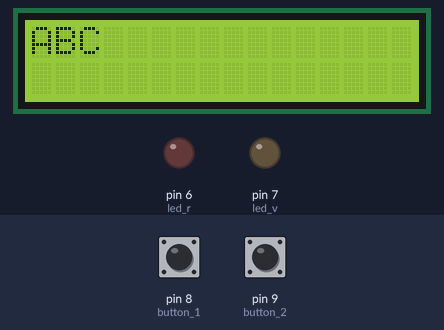
Recording of a sketch running on a simulated Arduino Uno, built with avr-gcc and run on an emulated ATmega328P. On the bench: 16×2 character LCD, output pins drawn as LEDs (lit = HIGH). The inputs (shaded band) are chosen by the test bench; at power-on: pin 8 (button_1) LOW, pin 9 (button_2) HIGH. Random numbers use the default seed unless the sketch sets one.

Above: at 3.2 s.
3.3 s: pin 8 (button_1) pulled HIGH for 1 s
At 6.0 s:
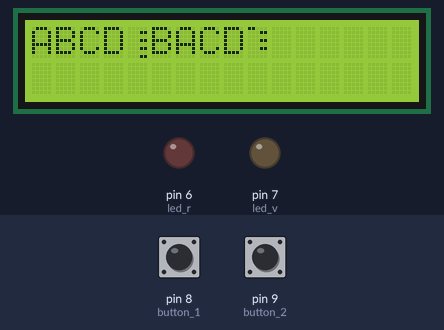
6.2 s: pin 8 (button_1) pulled HIGH for 0.15 s
At 8.2 s:
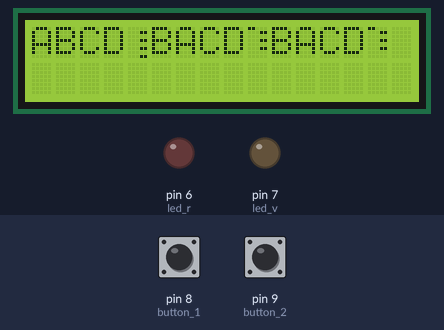
8.6 s: pin 8 (button_1) pulled HIGH for 0.15 s
At 10.3 s:
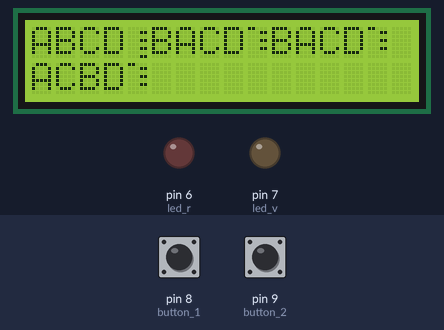
11.0 s: pin 8 (button_1) pulled HIGH for 3.2 s
At 15.4 s:
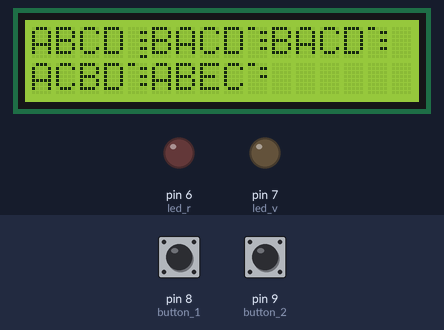
15.7 s: pin 8 (button_1) pulled HIGH for 1 s
At 18.1 s:
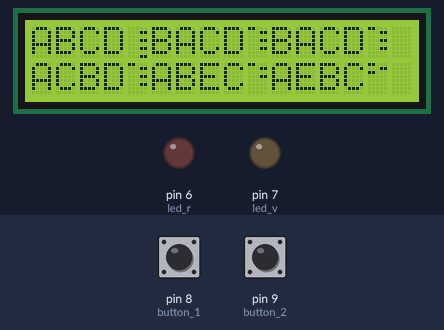
18.3 s: pin 9 (button_2) pulled LOW for 3.2 s
At 21.41 s:
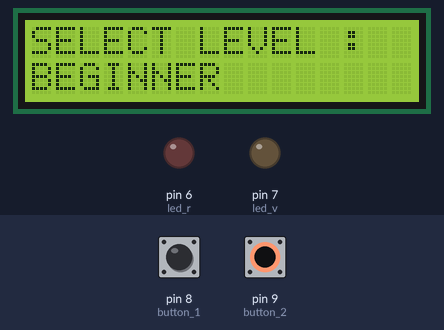
Timing chart, 0 to 22.9 s (numbered marks = the images above; inputs shaded):
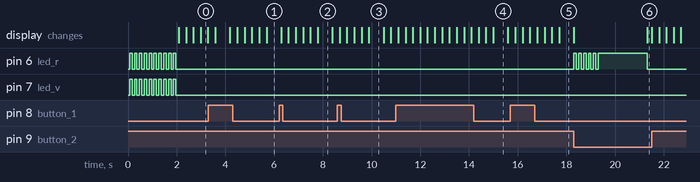

Measured:
- what the display in image 2 shows lasts 0.6 s, from 7.8 s to 8.4 s

The sketch:

Mastermind.ino
```cpp
/**********************************************************
 * ***********************MASTERMIND***********************
 * ********************************************************
 * **                                                    **
 * ###################### Version 2.1 #####################
 * **                                                    **
 * ** Authors:       C.HERAT && P-M.MAGNI                **
 * **                                                    **
 * ** last edit: 06/02/2017                              **
 * *******************************************************/


#include <LiquidCrystal.h>


/**
 * Initialisation de la librairie avec les sorties de l'Arduino utilisées pour l'écran
 * Et declaration des entrées de l'Arduino pour les boutons ainsi que les leds
 */
LiquidCrystal lcd(12, 11, 5, 4, 3, 2);
const int button_1 = 8;
const int button_2 = 9;
const int led_r = 6;
const int led_v = 7;


/**
 * Initialisation de l'Arduino :
 * indiquer a la librairie les "dimensions" de l'écran
 * indiquer le mode de fonctionnement des pins pour les boutons
 * Indiquer le mode de fonctionnement des pins pour les leds
 */
void setup() {
  pinMode(button_1, INPUT);
  pinMode(button_2, INPUT);
  pinMode(led_r, OUTPUT);
  pinMode(led_v, OUTPUT);

  srand(analogRead(0));

  lcd.begin(16, 2);
  lcd.clear();

  DisplayBegin();
}


/**
 * Fonction de réinitialisation du tableau de stockage pour la réponse du joueur
 * @param playerAnswer [tableau de type char] tableau contenant la réponse du
 * joueur
 */
void ResetPlayerAnswer(char *playerAnswer){
      for(int i = 0; i<4; i++){
      playerAnswer[i] = 'A';
    }
}


/**
 * Fonction pour réinitialiser le tableau de stockage de la réponse secrète
 * @param Answer [tableau de type char] contenant la réponse secrète
 */
void ResetAnswer(char *Answer){
      for(int i = 0; i<4; i++){
      Answer[i] = '\0';
    }
}


/**
 * Pour faire les différents affichages avec un texte qui défile du programme,
 * nous avons créé cette fonction qui prend un texte en entrée et l'affiche
 * sur l'écran en le faisant se décaler vers la gauche
 *
 * @param text [chaine de caractères] c'est l texte à afficher.
 */
void ScrollText(char *text){
  int len = strlen(text);

  // set the cursor to (16,0):
  lcd.setCursor(16,0);
  // set the display to automatically scroll:
  lcd.autoscroll();
  for (int i = 0; i < len; i ++) {
    lcd.print(text[i]);
    delay(200);
  }
  lcd.noAutoscroll();
  lcd.clear();
}


/**
 * Permet de faire clignoter un texte sur l'écran lcd.
 *
 * @param text [chaine de caractère à faire clignoter
 */
void BlinkLcd(char *text){
  lcd.write(text);
  for(int i = 0; i<4 ; i++){
    // Turn off the display:
    lcd.noDisplay();
    delay(300);
    // Turn on the display:
    lcd.display();
    delay(200);
  }
  //lcd.clear();
}


/**
 * Permet de faire clignoter les leds au lancement du jeu
 *
 * @param flash_num   [int] indique le nombre de clignotement
 * @param flash_speed [int] indique la vitesse de clignotement
 */
void BlinkLed(int flash_num, int flash_speed){
  for(int i = 0; i<flash_num; i++){
    digitalWrite(led_r, HIGH);
    digitalWrite(led_v, HIGH);
    delay(flash_speed);
    digitalWrite(led_r, LOW);
    digitalWrite(led_v, LOW);
    delay(flash_speed);
  }
}


/**
 * Permet de faire clignoter de façon particulière les leds lors des défaites ou
 * des victoires
 *
 * @param led         [int] définit la led a faire clignoter
 * @param flash_speed [int] définit la vitesse de clignotement
 * @param flash_num   [int] définit le nombre de clignotement
 */
void LedAnswer(int led, int flash_speed, int flash_num){
    for(int i=0; i<flash_num; i++){
      digitalWrite(led,HIGH);
      delay(flash_speed);
      digitalWrite(led,LOW);
      delay(flash_speed);
      digitalWrite(led,HIGH);

    }
}


/**
 * Affichage de présentation du jeu
 */
void DisplayBegin(){
  // Print a message to the LCD.
  lcd.setCursor(3,0);
  lcd.print("MasterMind");
  lcd.setCursor(6, 1);
  lcd.print("v2.1");
  BlinkLed(10, 100);
  lcd.clear();
}


/**
 * [Affiche un ecran avec la réponse et si on a gagné ou perdu]
 * @param win          [si gagné ou perdu]
 * @param secretAnswer [Réponse secrète]
 */
void DisplayEnd(int win, char *secretAnswer){
  //define if we won or loss and display a correct sentence
  if(win) {
    char *text = "CONGRATULATIONS YOU WIN!";
    char *text2 = "CONGRATULATIONS!";
    ScrollText(text);
    BlinkLcd(text2);
  }
  else{
    lcd.clear();
    lcd.setCursor(3,0);
    lcd.print("GAME  OVER");
  }
  //print the answer on the lcd screen
  lcd.setCursor(0,1);
  lcd.print("Answer was: ");
  lcd.write(secretAnswer);
  //delay(4000);
}


/**
 * affichage du menu de choix de niveau
 * @return  [numero du niveau]
 */
int MenuDisplay(void){
  char *levels[5]={"BEGINNER","NORMAL","TEACHER","HARD","42"};

  int input = 0;
  lcd.clear();
  lcd.home();
  lcd.write("SELECT LEVEL :");
  lcd.setCursor(0,1);
  lcd.print(levels[input]);

  for(;;){
    if(GetButtons()==1){
      lcd.clear();
      lcd.home();
      lcd.write("SELECT LEVEL :");
      lcd.setCursor(0,1);

      input = (input+=1)%5;
      lcd.print(levels[input]);
    }
    if(GetButtons()==2){
      return input;
    }
    delay(300);
  }
}


/**
 * Fonction d'acquisition de l'état des boutons
 * On attend que l'utilisateur appuie sur un bouton et lorsqu'il le fait on retourne le chiffre correspondant
 *
 * @switchState [int] est une variable qui nous sert a stocker le numero du bouton allumé.
 * @return un entier qui correspond au bouton qui est allumé
 */
int GetButtons(){
  while((digitalRead(button_1) != HIGH) && (digitalRead(button_2) != HIGH) ){}
  if (digitalRead(button_1) == HIGH)
    return 1;

  if (digitalRead(button_2) == HIGH)
    return 2;

  else
    return 0;
}


/**
 * Fonction de l'affichage des résultat
 *
 * Le but de cette fonction est de réaliser le caractère spécial correspondant
 * aux résultats de la réponses précédente du joueur.
 *
 * Nous commençons par créer un tableau de bytes éteint pour le cas ou il n'y a aucune
 * bonnes réponses
 *
 * Ensuite nous modifions ce tableau de byte éteint en y remplacant un élément par
 * B11000 (ligne gauche, bien placés) ou B00011 (ligne droite, mal placés) en fonction
 * des résultats
 *
 * Puis nous créons le caractère spécial désiré avec ce tableau de byte
 *
 * enfin nous plaçons le curseur de l'écran lcd à la bonne position et on affiche
 * le caractère créé en veillant à ce qu'il ne sorte pas de la zone d'affichage
 *
 *
 * @param results [tableau de int] results[0] est le nombre d'éléments bien placés
 * @param dx      [int *] Pointeur qui contient la position en x du curseur
 *                        sur l'écran
 * @param dy      [int *] Pointeur qui contient la position en y du curseur
 *                        sur l'écran
 * @param nbTry   [int] numéro de la tentative qui sert a definir un nouveau
 *                      caractère spécial correspondant a la réponse que nous
 *                      voulons afficher.
 */
void Printer(int *results, int *dx, int *dy, int nbTry) {
  /** Déclaration caractère vide */
  byte figure[8] = {B00000,B00000,B00000,B00000,B00000,B00000,B00000,B00000};

  /**
   * On va modifier ce tableau afin qu'il corresponde aux resultats s'il y a des
   * éléments bien ou mal placés
   */
  if((results[0] != 0) || ( results[1]!=0)){
    /**
     * p est une variable qui va nous permettre de nous déplacer dans le tableau
     * de bytes créé précédement
     */
    int p =0;

    /**
     * on va s'occuper de créer les lignes correspondante au nombre d'éléments
     * bien placés
     */
    for(int i = 0; i<results[0]&& p<=9; i++){
      figure[p]=B11000;
      p+=2;
    }
    /**
     * on définit p à 1 afin d'avoir le décalage entre les lignes de bien placés
     * et les lignes de mal placés
     */
    p=1;

    /**
     * Et ici on va créer les lignes correspondant au nombre d'éléments mal placés
     */
    for(int i = 0; i<results[1] && p<=9; i++){
      figure[p]=B000011;
      p+=2;
    }
  }

   /**
   * On s'occupe de créer le caractère spécial à partir du tableau figure
   * modifié (ou pas) précédemment et de réaliser l'affichage au bon endroit sur
   * l'écran LCD
   */
  lcd.createChar(nbTry+1, figure);
  lcd.setCursor(*dx,*dy);
  lcd.write(nbTry+1);

  /**
   * on veille ici a ne pas sortir de la zone d'affichage de l'écran LCD
   */
  if((*dx+1)==15){
    *dy=(*dy+1);
  }
  *dx=(*dx+1)%15;

  delay(600);

}


/**
 * Le calcul du résultat s'effectue en deux temps
 *
 * 1. Détermination des lettres bien placées
 *    Pour cela nous comparons les lettres situées aux même positions (user[i]
 *    avec secret[i]) et en cas d'égalité
 *        - on incrémente la case du tableau result correspondant au lettres
 *          bien placée
 *        - afin d'éviter un doublon dans les recherche suivantes on met la
 *          lettre du tableau secret en minuscule cela nous permettant également
 *          de ne pas perde le mot secret
 *        - toujours dans le but d'éviter une double occurrence pour les
 *          prochaine recherche on met la lettre du tableau user a la valeur 1
 *          (nous pouvons écraser cette donnée car nous ne la réutiliserons plus)
 *
 * 2. Détermination des lettres mal placées
 *    Pour cela nous procédons de la même manière que précédemment mais cette fois
 *    ci en comparant chaque lettre du tableau user a chaque lettre du tableau secret
 * Nous remettons ensuite les lettre du tableau secret en majuscule
 *
 * @param  secretAnswer [tableau de char] contient la réponse secrète
 * @param  playerAnswer [tableau de char] contient la réponse du joueur
 * @return result       [tableau d'int] tableau contenant le nombre de bien placés,
 *                                      et le nombre de mal placé
 *
 */
int *GetResults(char *secretAnswer, char *playerAnswer){
    int i, j;

    /**
     * Tableau de Résultat la première(0) case correspond au éléments bien
     * placés et la deuxième(1) aux éléments mal placés
     */
    int *result = (int *)malloc(sizeof(int)*2);
    result[0] = 0; result[1] = 0;

    /**
     * Détermination des lettres bien placées
     */
    for (i = 0; i < 4; ++i)
    {
        if (playerAnswer[i] == secretAnswer[i])
        {
            result[0] += 1; /*Incrémentation du nombre de lettres bien placées*/
            secretAnswer[i] += 32; /*Mise en minuscule de la lettre*/
            playerAnswer[i] = '1'; /*Mise a 1 de la lettre*/
        }
    }
    /**
     * Si toutes les lettres sont bien placées on ne vérifie pas si il y en a des mal placées
     */
    if (result[0] != 4)
    {
        for (i = 0; i < 4; i++) /*Détermination des lettres bien placées*/
        {
            for (j = 0; j < 4; j++)
            {
                if (playerAnswer[i] == secretAnswer[j])
                {
                    result[1] += 1; /*Incrémentation du nombre de lettres bien placées*/
                    secretAnswer[j] += 32; /*Mise en minuscule de la lettre*/
                    playerAnswer[i] = '2'; /*Mise a 2 de la lettre*/
                }
            }
        }
    }
    for (int i = 0; i < 4; ++i) /*mise en majuscule des lettre ayant été mise en minuscule*/
    {
        if (secretAnswer[i] > 96)
        {
            secretAnswer[i] = secretAnswer[i] -= 32;
        }
    }
  return result;
}


/**
 * Fonction qui a pour objectif d'informer s'il y a deja la nouvelle lettre dans
 * le tableau en entrée
 *
 * @param  secretAnswer [tableau de char] tableau a verifier
 * @param  tmp          [char] lettre a comparer
 * @return              [int] return 1 s'il n'y a pas de jumeau, 0 sinon
 */
int CheckTwins(char *secretAnswer, char tmp){
  for (int i =0; i<4; i++)
    if(tmp == secretAnswer[i])
      return 0;
  return 1;
}


/**
 * Fonction qui créé la réponse secrète en fonction du niveau du jeu.
 * en effet ce dernier influe sur la plage de lettres possible pour chaque choix.
 * On utilise le code ASCII pour les manipulations.
 *
 * - On regarde tout d'abord si on a le droit d'avoir plusieur fois la même lettre
 *   en fonction du niveau
 *   - Si on a droit à plusieurs fois la même lettre :
 *     - On choisi les 4 éléments de la réponse secrète indépendamment. Pour chacun d'entre eux
 *       on utilise une valeur aléatoire modulé par la quantitée de lettre possible
 *       et on additionne ça à 65 afin d'avoir la lettre correspondante.
 *   - Sinon on fait la même chose mais avant stocker la lettre trouvée,
 *     on vérifie qu'elle n'a pas déjà été utilisé dans cette réponse
 *     et si elle l'a été on incrémente de 1 et on revérifie
 *
 * @param secretAnswer [Tableau de char contenant la réponse secrète]
 * @param interval     [Entier donnant le nombre de lettre disponible ne fonction du niveau]
 * @param twins        [Entier indiquant si avoir plusieurs fois la même lettre est autorisé ou non]
 */
void RandomAnswer(char *secretAnswer, int interval, int twins){
  char tmp;
  ResetAnswer(secretAnswer);
  if(twins!=1){
    for (int i = 0; i < 4;){
      tmp = (rand()%interval)+65;
      if(CheckTwins(secretAnswer, tmp) ==1){
        secretAnswer[i] = tmp;
        i++;
      }
    }
  }
  else
   for (int i = 0; i < 4; i++){
     secretAnswer[i] = (rand()%interval)+65;
   }
  secretAnswer[4]='\0';
}


/**
 * Fonction d'acquisition de la réponse du joueur
 *
 * Nous faisons appel a la fonction GetButtons(...) pour obtenir les infor,afin de
 * récupérer l'information des boutons.
 *
 * Pour chacun des 4 éléments de sa réponse le joueur va faire défiler les
 * lettres possibles avec le bouton 1.
 *
 * A chaque fois qu'il appuie sur le bouton 1, on va afficher la lettre
 * actuellement choisie.
 *
 * Il va ensuite valider la lettre choisie avec le bouton 2. Et le curseur
 * va se déplacer d'une case sur l'écran.
 *
 * Chaque lettre choisie sera stockée à la place correspondante dans le
 * tableau "playerAnswer"
 *
 * Nous utilison la table ASCII pour les lettres. Ce qui permet une manipulation
 * plus simple. En effet pour passer a la lettre suivante il suffit d'incrémenter
 * sa valeur de 1 et de faire un modulo afin de ne pas sortir de l'ensemble de
 * lettre possible (de A à F ici en l'occurence).
 *
 * @param playerAnswer [char *] Tableau de 4 char contenant la réponse du joueur
 * @param dx           [int *] Pointeur qui contient la position en x du curseur
 *                             sur l'écran
 * @param dy           [int *] Pointeur qui contient la position en y du curseur
 *                             sur l'écran
 */
void InputLetters(char *playerAnswer, int *dx, int *dy, int interval, int twins){
  int input = 0;
  int letter = 0;
  ResetAnswer(playerAnswer);

  if(twins!=1){
    for(;letter < 4;){
      lcd.setCursor(*dx,*dy);
      lcd.write(input+65);

      if(GetButtons()==1){
        do
        {
          input = (input+=1)%5;

        }while(CheckTwins(playerAnswer,(input)%interval+65)!=1);
      }
      if(GetButtons()==2){
        playerAnswer[letter] = input + 65;
        for(input = 0;CheckTwins(playerAnswer,input+65)!=1;input ++){}

        letter ++;
        *dx +=1;
      }
    delay(300);
    }
  }
  else{
    for(;letter < 4;){
      lcd.setCursor(*dx,*dy);
      lcd.write(input+65);

      if(GetButtons()==1){
        input = (input+=1)%interval;
      }
      if(GetButtons()==2){
        playerAnswer[letter] = input + 65;
        input = 0;
        letter ++;
        *dx +=1;
      }
      delay(200);
    }
  }
}


/**
 * Boucle de jeu principale.
 *
 * elle depend directement du choix de niveau effectué dans le menu.
 *
 * en fonction du niveau choisi elle va autoriser ou non d'avoir plusieurs
 * fois la même lettres et la quantitée de lettre disponible
 *
 * @param  secretAnswer [réponse secrète]
 * @param  playerAnswer [réponse du joueur]
 * @param  dx           [position du curseur sur l'écran en x]
 * @param  dy           [position du curseur sur l'écran en y]
 * @param  interval     [quantitée de lettres disponible]
 * @param  twins        [si avoir plusieurs fois la même lettre est autorisé ou non]
 * @return              [0 si victoire, 1 sinon]
 */
int GameLoop(char *secretAnswer, char *playerAnswer, int dx, int dy, int interval, int twins){
  int nbTry;
  int *result;

  RandomAnswer(secretAnswer, interval, twins);

  for(nbTry = 0; nbTry<6; nbTry++){
    InputLetters(playerAnswer, &dx, &dy, interval, twins);
    result = GetResults(secretAnswer, playerAnswer);
    Printer(result, &dx,&dy, nbTry);

    if(result[0] == 4)
      return 0;
  }
  return 1;
}


/**
 * Boucle principale du programme
 *
 * Dans cette version nous avons implémenté des niveaux, il y en a 5:
 *   - Beginner : niveau débutant, "finger in the nose"
 *       - Pas le droit à plusieurs fois la même lettre
 *       - Les lettres possible sont de A à E
 *
 *   - Normal   : règles officielle du Mastermind
 *       - Pas le droit à plusieurs fois la même lettre
 *       - Les lettres possible sont de A à F
 *
 *   - Teacher  : règles demandées dans le sujet du projet
 *       - Plusieurs même lettres possible
 *       - Les lettres possible sont de A à F
 *
 *   - Hard     : niveau difficile, "Good Luck !"
 *       - Plusieurs même lettres possible
 *       - Les lettres possible sont de A à G
 *
 *   - 42       : niveau solution 404 "Fuyez Pauvres Fous!"
 *       - Plusieurs même lettres possible
 *        Les lettres possible sont tout l'alphabet
 *
 *
 *  Et nous avons également des Leds qui s'allument en fonction des évenement du jeu. ;)
 *
 * Enjoy the game !
 */
void loop() {
  char secretAnswer[4];
  char playerAnswer[4];
  int dx = 0;
  int dy = 0;
  int gameStatus = 0;
  int level = 4;

  lcd.clear();

  level = MenuDisplay();

  lcd.clear();
  delay(300);


  switch(level){
  case 0:
    gameStatus = GameLoop(secretAnswer, playerAnswer, dx, dy, 5, 0);
    break;


  case 1:
     gameStatus = GameLoop(secretAnswer, playerAnswer, dx, dy, 6, 0);
     break;

  case 2:
     gameStatus = GameLoop(secretAnswer, playerAnswer, dx, dy, 6, 1);
     break;

   case 3:
    gameStatus = GameLoop(secretAnswer,playerAnswer, dx, dy, 7, 1);
    break;

  case 4:
    gameStatus = GameLoop(secretAnswer,playerAnswer, dx, dy, 26, 1);
    break;

  }
  if(gameStatus == 0){
    DisplayEnd(1, secretAnswer);
    LedAnswer(led_v,100,10);
    delay(1000);
  }
  else{
    DisplayEnd(0, secretAnswer);
    LedAnswer(led_r,100,5);
    delay(1000);

  }
  delay(1000);

  digitalWrite(led_v,LOW);
  digitalWrite(led_r,LOW);

}
```
